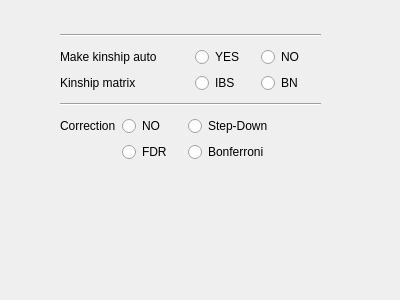
<?xml version="1.0" encoding="UTF-8"?>
<ui version="4.0">
 <class>EmmaxParamWidget</class>
 <widget class="QWidget" name="EmmaxParamWidget">
  <property name="geometry">
   <rect>
    <x>0</x>
    <y>0</y>
    <width>400</width>
    <height>300</height>
   </rect>
  </property>
  <property name="windowTitle">
   <string>Form</string>
  </property>
  <widget class="QWidget" name="">
   <property name="geometry">
    <rect>
     <x>60</x>
     <y>30</y>
     <width>261</width>
     <height>138</height>
    </rect>
   </property>
   <layout class="QGridLayout" name="gridLayout">
    <item row="0" column="0">
     <widget class="Line" name="line_2">
      <property name="orientation">
       <enum>Qt::Horizontal</enum>
      </property>
     </widget>
    </item>
    <item row="1" column="0">
     <layout class="QVBoxLayout" name="verticalLayout">
      <item>
       <layout class="QHBoxLayout" name="horizontalLayout">
        <item>
         <widget class="QLabel" name="label">
          <property name="text">
           <string>Make kinship auto</string>
          </property>
         </widget>
        </item>
        <item>
         <widget class="QRadioButton" name="yesKinRadioButton">
          <property name="minimumSize">
           <size>
            <width>60</width>
            <height>0</height>
           </size>
          </property>
          <property name="maximumSize">
           <size>
            <width>60</width>
            <height>16777215</height>
           </size>
          </property>
          <property name="text">
           <string>YES</string>
          </property>
          <property name="checked">
           <bool>false</bool>
          </property>
          <property name="autoExclusive">
           <bool>false</bool>
          </property>
         </widget>
        </item>
        <item>
         <widget class="QRadioButton" name="noKinRadioButton">
          <property name="minimumSize">
           <size>
            <width>60</width>
            <height>0</height>
           </size>
          </property>
          <property name="maximumSize">
           <size>
            <width>60</width>
            <height>16777215</height>
           </size>
          </property>
          <property name="text">
           <string>NO</string>
          </property>
          <property name="autoExclusive">
           <bool>false</bool>
          </property>
         </widget>
        </item>
       </layout>
      </item>
      <item>
       <layout class="QHBoxLayout" name="horizontalLayout_2">
        <item>
         <widget class="QLabel" name="label_2">
          <property name="text">
           <string>Kinship matrix</string>
          </property>
         </widget>
        </item>
        <item>
         <widget class="QRadioButton" name="ibsRadioButton">
          <property name="minimumSize">
           <size>
            <width>60</width>
            <height>0</height>
           </size>
          </property>
          <property name="maximumSize">
           <size>
            <width>60</width>
            <height>16777215</height>
           </size>
          </property>
          <property name="text">
           <string>IBS</string>
          </property>
          <property name="autoExclusive">
           <bool>false</bool>
          </property>
         </widget>
        </item>
        <item>
         <widget class="QRadioButton" name="bnRadioButton">
          <property name="sizePolicy">
           <sizepolicy hsizetype="Minimum" vsizetype="Fixed">
            <horstretch>0</horstretch>
            <verstretch>0</verstretch>
           </sizepolicy>
          </property>
          <property name="minimumSize">
           <size>
            <width>60</width>
            <height>0</height>
           </size>
          </property>
          <property name="maximumSize">
           <size>
            <width>60</width>
            <height>16777215</height>
           </size>
          </property>
          <property name="text">
           <string>BN </string>
          </property>
          <property name="checked">
           <bool>false</bool>
          </property>
          <property name="autoExclusive">
           <bool>false</bool>
          </property>
         </widget>
        </item>
       </layout>
      </item>
     </layout>
    </item>
    <item row="2" column="0">
     <widget class="Line" name="line">
      <property name="orientation">
       <enum>Qt::Horizontal</enum>
      </property>
     </widget>
    </item>
    <item row="3" column="0">
     <layout class="QGridLayout" name="gridLayout_5">
      <item row="0" column="0">
       <widget class="QLabel" name="correctionLabel">
        <property name="text">
         <string>Correction</string>
        </property>
       </widget>
      </item>
      <item row="0" column="1">
       <widget class="QRadioButton" name="noCorrectRadioButton">
        <property name="sizePolicy">
         <sizepolicy hsizetype="MinimumExpanding" vsizetype="Fixed">
          <horstretch>0</horstretch>
          <verstretch>0</verstretch>
         </sizepolicy>
        </property>
        <property name="minimumSize">
         <size>
          <width>60</width>
          <height>0</height>
         </size>
        </property>
        <property name="maximumSize">
         <size>
          <width>60</width>
          <height>16777215</height>
         </size>
        </property>
        <property name="text">
         <string>NO</string>
        </property>
        <property name="checked">
         <bool>false</bool>
        </property>
        <property name="autoExclusive">
         <bool>false</bool>
        </property>
       </widget>
      </item>
      <item row="0" column="2" colspan="2">
       <widget class="QRadioButton" name="stepDownCorrectRadioButton">
        <property name="sizePolicy">
         <sizepolicy hsizetype="Expanding" vsizetype="Fixed">
          <horstretch>0</horstretch>
          <verstretch>0</verstretch>
         </sizepolicy>
        </property>
        <property name="minimumSize">
         <size>
          <width>60</width>
          <height>0</height>
         </size>
        </property>
        <property name="maximumSize">
         <size>
          <width>16777215</width>
          <height>16777215</height>
         </size>
        </property>
        <property name="text">
         <string>Step-Down</string>
        </property>
        <property name="autoExclusive">
         <bool>false</bool>
        </property>
       </widget>
      </item>
      <item row="1" column="1">
       <widget class="QRadioButton" name="fdrCorrectRadioButton">
        <property name="text">
         <string>FDR</string>
        </property>
        <property name="autoExclusive">
         <bool>false</bool>
        </property>
       </widget>
      </item>
      <item row="1" column="2">
       <widget class="QRadioButton" name="bonfCorrectRadioButton">
        <property name="text">
         <string>Bonferroni</string>
        </property>
        <property name="autoExclusive">
         <bool>false</bool>
        </property>
       </widget>
      </item>
     </layout>
    </item>
   </layout>
  </widget>
 </widget>
 <resources/>
 <connections/>
</ui>
